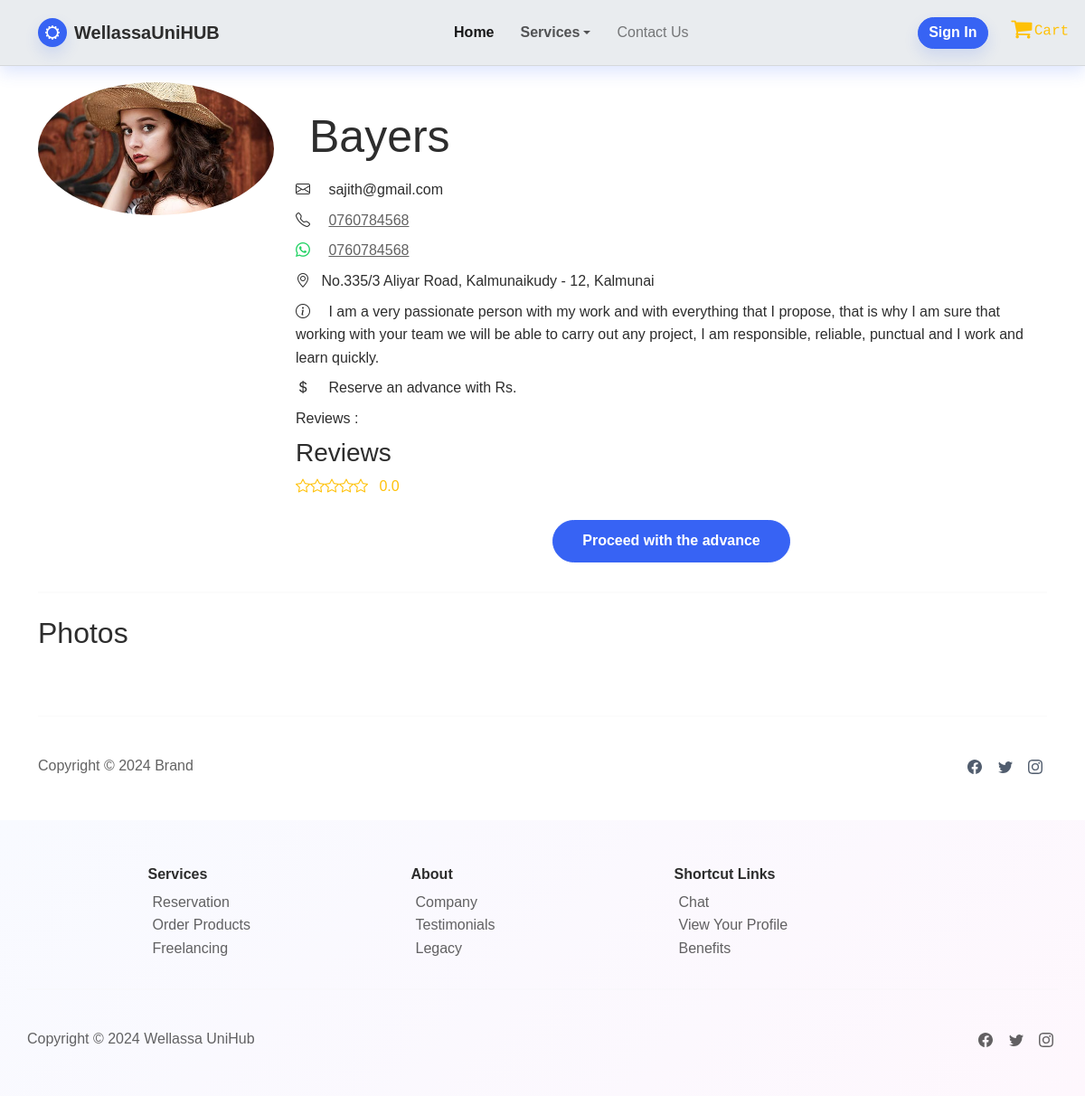
/freelance_view.php?userId=SP-001, run on an earlier commit of the app's database.
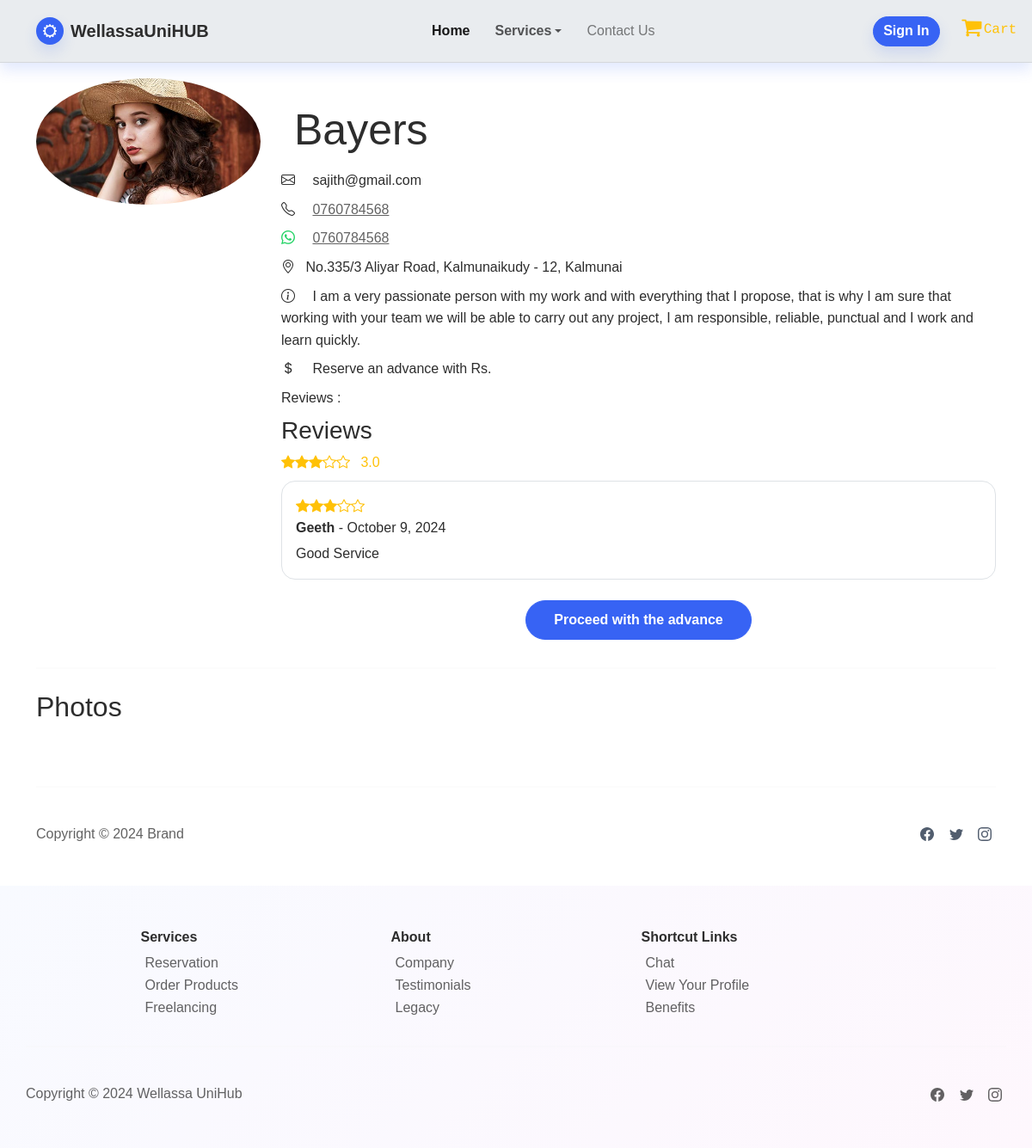
And on a later commit of the database.
### tables this page shows
CREATE TABLE `user` (
  `user_id` varchar(10) NOT NULL,
  `first_name` varchar(50) DEFAULT NULL,
  `last_name` varchar(50) DEFAULT NULL,
  `email` varchar(100) NOT NULL,
  `contact_number` varchar(15) NOT NULL,
  `user_type` enum('customer','admin','sp_products','sp_reservation','sp_freelance') NOT NULL,
  `password` varchar(255) NOT NULL,
  `joined_date` date NOT NULL,
  `profile_photo` varchar(255) DEFAULT NULL,
  `business_name` varchar(100) DEFAULT NULL,
  `nic_number` varchar(16) DEFAULT NULL,
  `whatsapp_number` varchar(15) DEFAULT NULL,
  `service_address` varchar(255) DEFAULT NULL,
  `auth_key` varchar(255) DEFAULT NULL,
  `auth_key_expires` datetime DEFAULT NULL,
  `status` enum('active','disabled') DEFAULT NULL,
  `description` text DEFAULT NULL,
  `amount_per` float DEFAULT NULL
);

CREATE TABLE `review_table` (
  `review_id` int(11) NOT NULL,
  `customer_id` varchar(10) NOT NULL,
  `product_id` varchar(10) NOT NULL,
  `provider_id` varchar(10) NOT NULL,
  `user_name` varchar(50) NOT NULL,
  `user_rating` int(1) NOT NULL,
  `user_review` text NOT NULL,
  `datetime` datetime NOT NULL
);

### php/classes/UserClass.php (called while the page is built, shortened)
<?php
class User
{
    private $userId;
    private $businessName;
    private $phone;
    private $wphone;
    private $email;
    private $address;
    private $description;
    private $profileImage;
    private $dbconn;
    public static function constructSPWithUserId($dbconn, $userId)
    {
        $user = new self();
        $user->dbconn = $dbconn;
        $user->userId = $userId;
        $user->loadUserSP();
        return $user;
    }
    private function loadUserSP()
    {
        $stmt = $this->dbconn->prepare("SELECT * FROM user WHERE user_id = ?");
        $stmt->bind_param("s", $this->userId);
        $stmt->execute();
        $result = $stmt->get_result();
        $user = $result->fetch_assoc();
        $this->businessName = $user['business_name'];
        $this->phone = $user['contact_number'];
        $this->wphone = $user['whatsapp_number'];
        $this->email = $user['email'];
        $this->address = $user['service_address'];
        $this->description = $user['description'];
        $this->profileImage = $user['profile_photo'];
    }
    public function getProfileImage()
    {
        return $this->profileImage;
    }
    public function getBusinessName()
    {
        return $this->businessName;
    }
    public function getPhone()
    {
        return $this->phone;
    }
    public function getWphone()
    {
        return $this->wphone;
    }
    public function getEmail()
    {
        return $this->email;
    }
    public function getAddress()
    {
        return $this->address;
    }
    public function getDescription()
    {
        return $this->description;
    }
}

### php/classes/Review.php (called while the page is built, shortened)
<?php
class Review
{
    private $conn;
    public function __construct($db)
    {
        $this->conn = $db;
    }
    public function getAverageRatingByProvider($provider_id)
    {
        $query = "SELECT AVG(user_rating) as avg_rating FROM review_table WHERE provider_id = ?";
        $stmt = $this->conn->prepare($query);
        $stmt->bind_param("s", $provider_id);
        $stmt->execute();
        $result = $stmt->get_result();
        $row = $result->fetch_assoc();
        return $row['avg_rating'] ? round($row['avg_rating'], 1) : 0;
    }
    public function getReviewsByProviderId($provider_id)
    {
        $query = "SELECT * FROM review_table WHERE provider_id = ? ORDER BY datetime DESC";
        $stmt = $this->conn->prepare($query);
        $stmt->bind_param("s", $provider_id);
        $stmt->execute();
        $result = $stmt->get_result();
        $reviews = [];
        while ($row = $result->fetch_assoc()) {
            $reviews[] = $row;
        }
        return $reviews;
    }
}

### freelance_view.php (the view, shortened to what this page needs)
<?php
include_once('./php/classes/UserClass.php');
require_once './php/classes/Review.php';
$db = new DBConnection();
$providerId = $_GET['userId'];
if (isset($productId)) {
    $dbconn = $db->getConnection();
    $user = User::constructSPWithProductId($dbconn, $providerId, $productId);
    $photos = $user->getProductPhotos();
} else {
    $dbconn = $db->getConnection();
    $user = User::constructSPWithUserId($dbconn, $providerId);
}
$review = new Review($dbconn);
$averageRating = $review->getAverageRatingByProvider($providerId);
$reviews = $review->getReviewsByProviderId($providerId);
?>
<!DOCTYPE html>
<html lang="en">
<head>
    <link rel="stylesheet" href="https://stackpath.bootstrapcdn.com/bootstrap/4.3.1/css/bootstrap.min.css">
    <link href="https://cdnjs.cloudflare.com/ajax/libs/bootstrap-icons/1.5.0/font/bootstrap-icons.min.css" rel="stylesheet">
    <link rel="stylesheet" href="assets/bootstrap/css/bootstrap.min.css" />
    <link rel="stylesheet" href="https://cdnjs.cloudflare.com/ajax/libs/font-awesome/4.7.0/css/font-awesome.min.css" />
    <link rel="stylesheet" href="assets/css/styles.min.css" />
    <link rel="stylesheet" href="https://cdn.jsdelivr.net/npm/daterangepicker/daterangepicker.css" />
</head>
<body>
    <?php
    if (isset($_SESSION['user_name'])) {
        include './navbar2.php';
    } else {
        include './navbar.php';
    }
    ?>
    <main>
        <div class="container mt-5">
            <div class="row">
                <div class="col-md-3">
                    <img src=".<?= $user->getProfileImage() ?>" alt="Profile Image_<?= $user->getBusinessName() ?>" class="img-fluid rounded-circle">
                </div>
                <div class="col-md-9">
                    <h1 class="col-md-3 mb-3"><?= $user->getBusinessName() ?></h1>
                    <p class="mb-2"><span class="mr-2">
                            <i class="bi bi-envelope mr-2"></i>
                        </span> <?= $user->getEmail() ?></p>
                    <p class="mb-2"><span class="mr-2">
                            <i class="bi bi-telephone mr-2"></i>
                        </span> <a href="tel:+94'.$user->getPhone().'" target="_blank"><?= $user->getPhone() ?></a></p>
                    <p class="mb-2">
                        <span class="mr-2">
                            <i class="bi bi-whatsapp mr-2" style="color: #25D366;"></i>
                        </span>
                        <a href="https://wa.me/<?= $user->getWPhone() ?>" target="_blank"><?= $user->getWPhone() ?></a>
                    </p>
                    <p class="mb-2">
                        <i class="bi bi-geo-alt mr-2"></i>
                        <?= $user->getAddress() ?>
                    </p>
                    <p class="mb-2">
                        <span class="mr-2">
                            <i class="bi bi-info-circle mr-2"></i>
                        </span>
                        <?= $user->getDescription() ?>
                    </p>
                    <p class="mb-2">
                        <span class="mr-2">
                            <i class="bi bi-currency-dollar mr-2"></i>
                        </span>Reserve an advance with Rs. <?= $user->getAmountPer() ?>
                    </p>
                    <p class="mb-2">
                        <span class="mr-2">
                            Reviews :
                        </span>
                    </p>
                    <div class="mb-4">
                        <h3>Reviews</h3>
                        <div class="star-rating mb-2">
                            <?php
                            for ($i = 1; $i <= 5; $i++) {
                                if ($i <= $averageRating) {
                                    echo '<i class="bi bi-star-fill text-warning"></i>';
                                } elseif ($i - 0.5 <= $averageRating) {
                                    echo '<i class="bi bi-star-half text-warning"></i>';
                                } else {
                                    echo '<i class="bi bi-star text-warning"></i>';
                                }
                            }
                            ?>
                            <span class="ml-2"><?php echo number_format($averageRating, 1); ?></span>
                        </div>
                        <div id="reviewsContainer">
                            <?php foreach ($reviews as $review): ?>
                                <div class="review-item mb-3 p-3 border rounded">
                                    <div class="star-rating">
                                        <?php
                                        for ($i = 1; $i <= 5; $i++) {
                                            if ($i <= $review['user_rating']) {
                                                echo '<i class="bi bi-star-fill text-warning"></i>';
                                            } else {
                                                echo '<i class="bi bi-star text-warning"></i>';
                                            }
                                        }
                                        ?>
                                    </div>
                                    <p class="mb-1"><strong><?php echo htmlspecialchars($review['user_name']); ?></strong> - <?php echo date('F j, Y', strtotime($review['datetime'])); ?></p>
                                    <p class="mb-0"><?php echo htmlspecialchars($review['user_review']); ?></p>
                                </div>
                            <?php endforeach; ?>
                        </div>
                    </div>
                    <div class="d-flex justify-content-center">
                        <a href="./cart.php" class="btn btn-primary rounded-pill mt-auto mb-3">Proceed with the advance</a>
                    </div>
                </div>
            </div>
            <hr>
            <div class="row">
                <div class="col-12">
                    <h2>Photos</h2>
                </div>
            </div>
        </div>
    </main>
    <div class="container py-4 py-lg-5">
        <hr>
        <div class="text-muted d-flex justify-content-between align-items-center pt-3">
            <p class="mb-0">Copyright © 2024 Brand</p>
            <ul class="list-inline mb-0">
                <li class="list-inline-item"></li>
                <li class="list-inline-item"></li>
                <li class="list-inline-item"></li>
            </ul>
        </div>
    </div>
    <?php
    include './footer.php';
    ?>
</body>
</html>

### navbar.php (shortened to what this page needs)
<nav class="navbar navbar-expand-md sticky-top text-nowrap shadow visible navbar-shrink py-3 navbar-light"
    id="mainNav"
    style="background: url(&quot;https://cdn.bootstrapstudio.io/placeholders/1400x800.png&quot;), var(--bs-secondary-bg);height: 73.2px;"
    data-bs-smooth-scroll="true">
    <div class="container">
        <span class="bs-icon-sm bs-icon-circle bs-icon-primary shadow d-flex justify-content-center align-items-center me-2 bs-icon">
        </span>
        <a class="navbar-brand d-flex align-items-center">
            <span>WellassaUniHUB</span>
        </a>
        <div class="collapse navbar-collapse" id="navcol-1">
            <ul class="navbar-nav mx-auto">
                <li class="nav-item"><a class="nav-link active" href="index.php">Home</a></li>
                <li class="nav-item dropdown" style="margin: 0px;padding: -1px;">
                    <a class="dropdown-toggle nav-link d-lg-flex align-items-lg-center" aria-expanded="false" data-bs-toggle="dropdown"
                    target="_blank" style="margin: -1px;padding: 9px;font-weight: bold;color: rgba(0,0,0,0.65);">Services</a>
                </li>
                <li class="nav-item">
                    <a class="nav-link" href="index.php#contact">Contact Us</a>
                </li>
            </ul>
            <a class="btn btn-primary shadow" role="button" href="login.php"
            style="height: 35px;padding: 3px 10px;margin: 10px -10px 10px 10px;width: 78px;border-radius: 59px;">Sign In</a>
            <a class="font-monospace link-warning border-white d-inline-block float-end d-lg-flex align-items-lg-center pull-right"
            role="button" href="./shopping-cart.php"
            style="padding: 1px;padding-left: 11px;margin: 0px;margin-left: 7px;margin-right: 5px;margin-bottom: 3px;
            padding-bottom: 7px;padding-top: 7px;padding-right: 12px;margin-top: 1px;transform: translate(24px) rotate(1deg) scale(1);
            box-shadow: 0px 0px;height: 31.6px;width: 63.2px;text-align: left;position: static;">
            <i class="fa fa-shopping-cart" style="width: 27.2px;height: 33px;margin: -9px;padding: 2px;font-size: 25px;"></i>&nbsp;Cart
            </a>
        </div>
    </div>
</nav>

### footer.php (shortened to what this page needs)
<footer class="bg-primary-gradient" style="height: auto; margin: 0px; padding: 2px;">
    <div class="container py-4 py-lg-5" style="height: auto; padding: 0px;">
        <div class="row justify-content-center">
            <div class="col-sm-4 col-md-3 text-center text-lg-start d-flex flex-column" style="height: auto; margin: 0px; padding: 0px;" >
                <h3 class="fs-6 fw-bold">Services</h3>
                <ul class="list-unstyled">
                    <li><a href="Reservations.php">Reservation</a></li><br>
                    <li><a href="shop.php">Order Products</a></li><br>
                    <li><a href="freelance.php">Freelancing</a></li>
                </ul>
            </div>
            <div class="col-sm-4 col-md-3 text-center text-lg-start d-flex flex-column" style="height: auto; margin: 0px; padding: 0px;">
                <h3 class="fs-6 fw-bold">About</h3>
                <ul class="list-unstyled">
                    <li><a href="#">Company</a></li><br>
                    <li><a href="index.php#Testimonials">Testimonials</a></li><br>
                    <li><a href="#">Legacy</a></li>
                </ul>
            </div>
            <div class="col-sm-4 col-md-3 text-center text-lg-start d-flex flex-column" style="height: auto; margin: 0px; padding: 0px;">
                <h3 class="fs-6 fw-bold">Shortcut Links</h3>
                <ul class="list-unstyled">
                    <li><a href="Chat.html">Chat</a></li><br>
                    <li><a href="user_profile.php">View Your Profile</a></li><br>
                    <li><a href="#">Benefits</a></li>
                </ul>
            </div>
        </div>
        <hr>
        <div class="text-muted d-flex justify-content-between align-items-center pt-3" style="height: auto; margin: 0px; padding: 0px;">
            <p class="mb-0">Copyright © 2024 Wellassa UniHub</p>
            <ul class="list-inline mb-0">
                <li class="list-inline-item">
                    <a href="#" aria-label="Facebook">
                    </a>
                </li>
                <li class="list-inline-item">
                    <a href="#" aria-label="Twitter">
                    </a>
                </li>
                <li class="list-inline-item">
                    <a href="#" aria-label="Instagram">
                    </a>
                </li>
            </ul>
        </div>
    </div>
</footer>

### freelance_view.php (style rules this page uses)
.star-rating { color: #ffc107; }

What changed in the data, as far as the page shows it:
added review_table: user_rating 3 (drawn), user_name "Geeth", datetime "October 9, 2024", user_review "Good Service"
Also different on the page:
$averageRating: "0.0" → "3.0"
